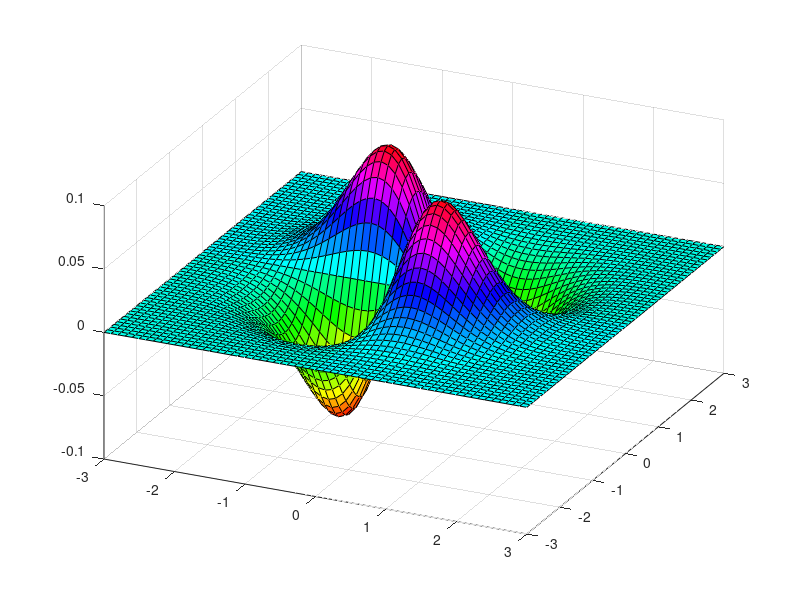

Source code (MATLAB):
% 例程 1.14  函数的三维图像
[x1, x2] = meshgrid(-3: 0.1: 3);
z = -x1.*x2.*(exp(-(x1.^2 + x2.^2))/2);
figure(1)
surf(x1, x2, z);
colormap('hsv');
view(25, 35);
